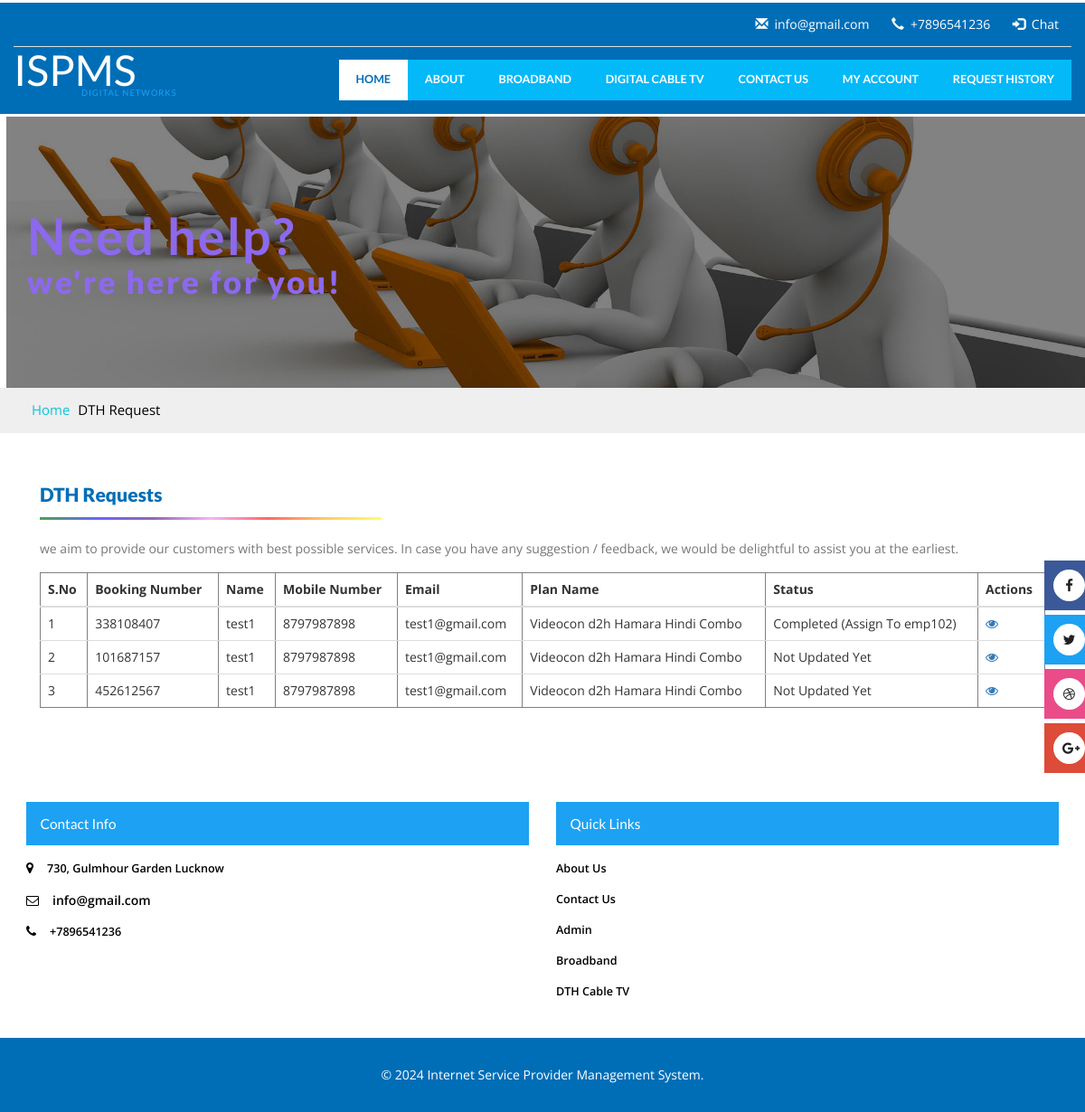
The page /dth-request.php (signed in) on the database its author committed.
### tables this page shows
CREATE TABLE `tblpage` (
  `ID` int(10) NOT NULL,
  `PageType` varchar(200) DEFAULT NULL,
  `PageTitle` mediumtext DEFAULT NULL,
  `PageDescription` mediumtext DEFAULT NULL,
  `Email` varchar(200) DEFAULT NULL,
  `MobileNumber` bigint(10) DEFAULT NULL,
  `UpdationDate` date DEFAULT NULL
);

CREATE TABLE `tblbookdthplan` (
  `ID` int(5) NOT NULL,
  `BookingNumber` int(10) DEFAULT NULL,
  `UserID` int(5) DEFAULT NULL,
  `PlanID` int(5) DEFAULT NULL,
  `BookingDate` timestamp NULL DEFAULT current_timestamp(),
  `Assign` varchar(200) DEFAULT NULL,
  `Remark` mediumtext DEFAULT NULL,
  `Status` varchar(200) DEFAULT NULL,
  `UpdationDate` timestamp NULL DEFAULT current_timestamp() ON UPDATE current_timestamp()
);

CREATE TABLE `tbluser` (
  `ID` int(10) NOT NULL,
  `FullName` varchar(120) DEFAULT NULL,
  `MobileNumber` bigint(10) DEFAULT NULL,
  `Email` varchar(120) DEFAULT NULL,
  `Password` varchar(120) DEFAULT NULL,
  `RegDate` timestamp NULL DEFAULT current_timestamp()
);

CREATE TABLE `tbldthplan` (
  `ID` int(5) NOT NULL,
  `DTHPlan` varchar(200) DEFAULT NULL,
  `Channels` varchar(200) DEFAULT NULL,
  `PlanPrice` decimal(10,0) DEFAULT NULL,
  `Duration` varchar(100) DEFAULT NULL,
  `Features` mediumtext DEFAULT NULL,
  `Description` mediumtext DEFAULT NULL,
  `CreationDate` timestamp NULL DEFAULT current_timestamp()
);

### dth-request.php (the view, shortened to what this page needs)
<?php
include('includes/dbconnection.php');
if (strlen($_SESSION['ispmsuid']==0)) {
  header('location:logout.php');
  } else{
  ?>
<!DOCTYPE html>
<html lang="zxx">
<head>
    <link href="css/bootstrap.css" rel="stylesheet" type="text/css" media="all" />
	<link href="css/popuo-box.css" rel="stylesheet" type="text/css" media="all" />
	<link href="css/font-awesome.css" rel="stylesheet" type="text/css" media="all" />
	<link href="css/style.css" rel="stylesheet" type="text/css" media="all" />
</head>
<body>
	<?php include_once('includes/header.php');?>
    <div class="w3ls-banner contact-agileinfo">
        <div class="container">
            <h2 class="w3ls-title">Need help?</h2>
            <h3 class="w3-subtitle">we're here for you!</h3>
        </div>
    </div>
    <div class="w3layouts-breadcrumbs text-center">
        <div class="container">
            <span class="agile-breadcrumbs"><a href="index.php">Home</a> <span>DTH Request</span></span>
        </div>
    </div>
    <div class="w3l-main-contact">
        <div class="container">
            <div class="agileinfo-contact-main-address">
                <h4 class="w3ls-inner-title">DTH Requests</h4>
                <p>we aim to provide our customers with best possible services. In case you have any suggestion / feedback,
                    we would be delightful to assist you at the earliest.</p>
                <div class="list_agileits_w3layouts">
                	  <table border="1" class="table table-responsive">
                                    <thead>
                                         <tr><th>S.No</th>
                                            <th>Booking Number</th>
                                            <th>Name</th>
                                            <th>Mobile Number</th>
                                            <th>Email</th>
                                            <th>Plan Name</th>
                                            <th>Status</th>
                                            <th>Actions</th>
                                        </tr>
                                    </thead>
                                    <tbody>
                                        <tr><?php
                                          $uid=$_SESSION['ispmsuid'];
$sql="SELECT tbluser.FullName,tbluser.ID as uid,tbluser.MobileNumber,tbluser.Email,tbldthplan.DTHPlan,tblbookdthplan.BookingNumber,tblbookdthplan.Status,tblbookdthplan.Assign,tblbookdthplan.ID as bpid from  tblbookdthplan join tbluser on tbluser.ID=tblbookdthplan.UserID join tbldthplan on tbldthplan.ID=tblbookdthplan.PlanID where tbluser.ID=:uid";
$query = $dbh -> prepare($sql);
$query->bindParam(':uid',$uid,PDO::PARAM_STR);
$query->execute();
$results=$query->fetchAll(PDO::FETCH_OBJ);
$cnt=1;
if($query->rowCount() > 0)
{
foreach($results as $row)
{               ?>
                                            <td><?php echo htmlentities($cnt);?></td>
                                            <td><?php  echo htmlentities($row->BookingNumber);?></td>
                                        <td><?php  echo htmlentities($row->FullName);?></td>
                                             <td><?php  echo htmlentities($row->MobileNumber);?></td>
                                             <td><?php  echo htmlentities($row->Email);?></td>
                                          <td><?php  echo htmlentities($row->DTHPlan);?></td>
                                          <?php if($row->Status==""){ ?>
                     <td><?php echo "Not Updated Yet"; ?></td>
<?php } else { ?>                  <td><?php  echo htmlentities($row->Status);?> (Assign To <?php  echo htmlentities($row->Assign);?>)
                  </td>
                  <?php } ?>
                                            <td>
                                                <a href="view-dthbooking-detail.php?editid=<?php echo htmlentities ($row->bpid);?>&&bookid=<?php echo htmlentities ($row->BookingNumber);?>"><i class="fa fa-eye" aria-hidden="true"></i></a>
                                            </td>
                                        </tr>
                                    <?php $cnt=$cnt+1;}} else {?>
                                        <tr>
                                            <th colspan="8" style="color:red;"> No Record found</th>
                                        </tr>
                                    <?php } ?>
                                    </tbody>
                                </table>
		        </div>
	        </div>
         </div>
        </div>
    <?php include_once('includes/footer.php');?>
</body>
</html><?php }  ?>

### includes/header.php (shortened to what this page needs)
<?php
include('includes/dbconnection.php');
?>
<div class="header">
        <div class="container-fluid">
            <div class="header-grid">
                <div class="header-grid-left">
                    <ul><?php
$sql="SELECT * from tblpage where PageType='contactus'";
$query = $dbh -> prepare($sql);
$query->execute();
$results=$query->fetchAll(PDO::FETCH_OBJ);
$cnt=1;
if($query->rowCount() > 0)
{
foreach($results as $row)
{               ?>
                        <li><i class="glyphicon glyphicon-envelope" aria-hidden="true"></i><a href="index.php"><?php  echo htmlentities($row->Email);?></a></li>
                        <li><i class="glyphicon glyphicon-earphone" aria-hidden="true"></i>+<?php  echo htmlentities($row->MobileNumber);?></li><?php $cnt=$cnt+1;}} ?>
                        <li><i class="glyphicon glyphicon-log-in" aria-hidden="true"></i><a href="chat.html" class="login" data-toggle="modal" data-target="#myModal4">Chat</a></li>
                    </ul>
                </div>
                <div class="clearfix"> </div>
            </div>
            <div class="logo-nav">
                <div class="logo-nav-left">
                    <h1><a href="index.php">ISPMS<span>digital networks</span></a></h1>
                </div>
                <div class="logo-nav-left1">
                    <nav class="navbar navbar-default">
                        <div class="collapse navbar-collapse" id="bs-megadropdown-tabs">
                            <ul class="nav navbar-nav">
                                <li class="active"><a href="index.php">Home</a></li>
                                <li class="agileits dropdown"><a href="about.php">About</a></li>
                                <li><a href="bbplan.php">Broadband</a></li>
                                <li><a href="dthplan.php">Digital Cable TV</a></li>
                                <li><a href="contact.php">contact us</a></li>
                                <?php if (strlen($_SESSION['ispmsuid']!=0)) {?>
                                <li class="agileits dropdown">
                                    <a href="#" data-toggle="dropdown" aria-expanded="true">My Account</a>
                                </li>
                                <li class="agileits dropdown">
                                    <a href="#" data-toggle="dropdown" aria-expanded="true">Request History</a>
                                </li><?php } ?>
                            </ul>
                        </div>
                    </nav>
                </div>
            </div>
        </div>
    </div>
    <div class="general_social_icons">
        <nav class="wthree-social">
            <ul>
                <li class="w3_facebook"><a href="#"> <i class="fa fa-facebook"></i>Facebook</a></li>
                <li class="w3_twitter"><a href="#"><i class="fa fa-twitter"></i>Twitter </a></li>
                <li class="w3_dribbble"><a href="#"> <i class="fa fa-dribbble"></i>Dribbble</a></li>
                <li class="w3_g_plus"><a href="#"><i class="fa fa-google-plus"></i>Google+ </a></li>
            </ul>
        </nav>
    </div>

### includes/footer.php
    <div class="footer">
        <div class="agile_footer_grids">
            <div class="col-md-6 col-sm-6 col-xs-6 w3_footer_grid agile_footer_grids_w3_footer">
                <div class="w3_footer_grid_bottom contact">
                    <h3>Contact Info</h3>
                    <ul>
                        <?php
$sql="SELECT * from  tblpage where PageType='contactus'";
$query = $dbh -> prepare($sql);
$query->execute();
$results=$query->fetchAll(PDO::FETCH_OBJ);
$cnt=1;
if($query->rowCount() > 0)
{
foreach($results as $row)
{               ?>
                        <li><span class="fa fa-map-marker" aria-hidden="true"></span><p><?php  echo $row->PageDescription;?></p></li>
                        <li><span class="fa fa-envelope-o" aria-hidden="true"></span><?php  echo $row->Email;?></li>
                        <li><span class="fa fa-phone" aria-hidden="true"></span><p>+<?php  echo $row->MobileNumber;?></p></li>
                    </ul><?php $cnt=$cnt+1;}} ?>
                </div>
            </div>
            <div class="col-md-6 col-sm-6  col-xs-6 w3_footer_grid agile_footer_grids_w3_footer">
                <div class="w3_footer_grid_bottom contact">
                    <h3>Quick links</h3>
                    <ul class="w3_footer_grid_list">
                    <li><a href="about.php">About us</a></li>
                    <li><a href="contact.php">Contact Us</a></li>
                    <li><a href="admin/login.php">Admin</a></li>
                    <li><a href="bbplan.php">Broadband</a></li>
                    <li><a href="dthplan.php">DTH Cable TV</a></li>
                </ul>
                </div>
            </div>
            <div class="clearfix"> </div>
        </div>
        <div class="wthree_footer_copy">
            <p>© 2024 Internet Service Provider Management System.</p>
        </div>
    </div>

### rows shown on the page
tblpage: Email "info@gmail.com", MobileNumber "7896541236", PageDescription "730, Gulmhour Garden Lucknow"
tblbookdthplan: BookingNumber "338108407", UserID.FullName "test1", UserID.MobileNumber "8797987898", UserID.Email "test1@gmail.com", tbldthplan.DTHPlan "Videocon d2h Hamara Hindi Combo", Status "Completed", Assign "emp102"
tblbookdthplan: BookingNumber "101687157", UserID.FullName "test1", UserID.MobileNumber "8797987898", UserID.Email "test1@gmail.com", tbldthplan.DTHPlan "Videocon d2h Hamara Hindi Combo", shows "Not Updated Yet"
tblbookdthplan: BookingNumber "452612567", UserID.FullName "test1", UserID.MobileNumber "8797987898", UserID.Email "test1@gmail.com", tbldthplan.DTHPlan "Videocon d2h Hamara Hindi Combo", shows "Not Updated Yet"
